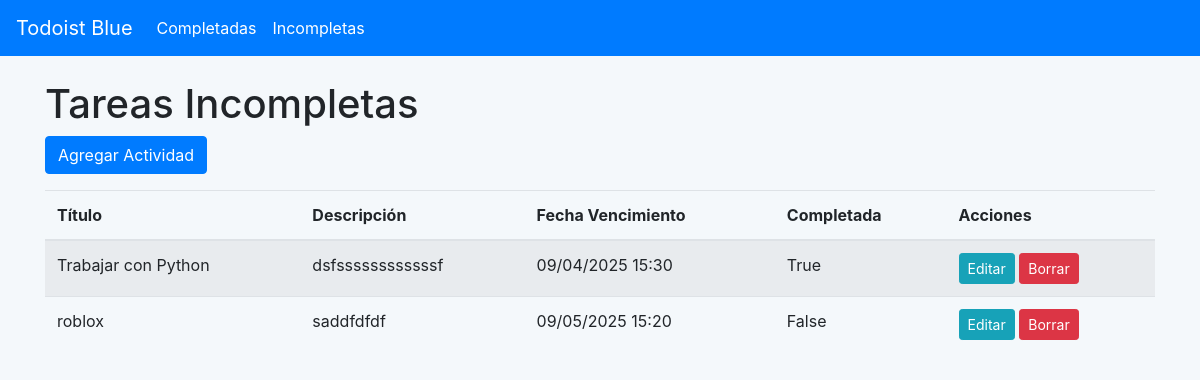
Before: / with the older database file.
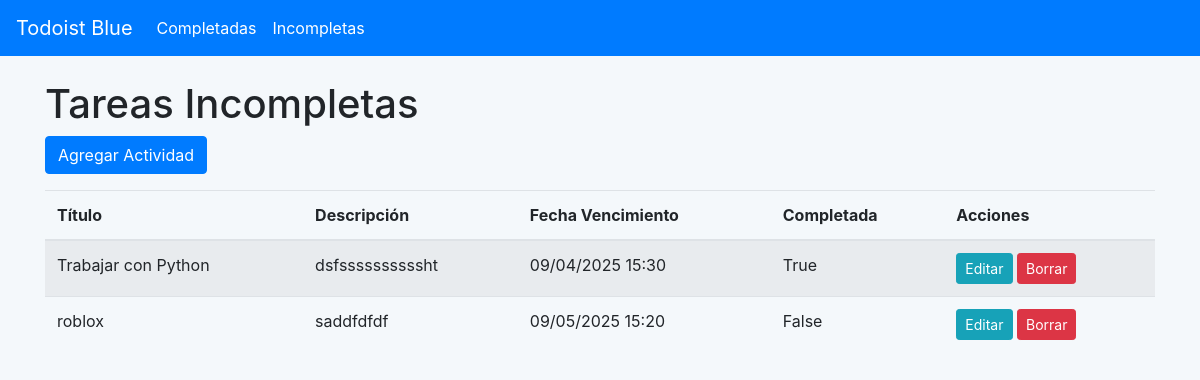
After: the same page with the newer database file.
### tareas/models.py (models this page shows, shortened)
class Actividad(models.Model):
    titulo = models.CharField(max_length=200)
    descripcion = models.TextField(blank=True, null=True)
    fecha_creacion = models.DateTimeField(auto_now_add=True)
    fecha_vencimiento = models.DateTimeField(blank=True, null=True)
    completada = models.BooleanField(default=False)

### tareas/views.py (the view)
# urls.py: path("", ActividadListView.as_view(), name="actividad_list"),
class ActividadListView(ListView):
    model = Actividad
    template_name = "tareas/actividad_list.html"
    context_object_name = "actividades"

### tareas/templates/tareas/actividad_list.html
{% extends "base.html" %}
{% block content %}
<h1>
    {% if actividad_completada %}
        Tareas Completadas
    {% else %}
        Tareas Incompletas
    {% endif %}
</h1>
<a href="{% url 'actividad_create' %}" class="btn btn-primary mb-3">Agregar Actividad</a>
<table class="table table-striped">
    <thead>
        <tr>
            <th>Título</th>
            <th>Descripción</th>
            <th>Fecha Vencimiento</th>
            <th>Completada</th>
            <th>Acciones</th>
        </tr>
    </thead>
    <tbody>
        {% for actividad in actividades %}
        <tr>
            <td>{{ actividad.titulo }}</td>
            <td>{{ actividad.descripcion }}</td>
            <td>{{ actividad.fecha_vencimiento|date:"d/m/Y H:i" }}</td>
            <td>{{ actividad.completada }}</td>
            <td>
                <a href="{% url 'actividad_update' actividad.pk %}" class="btn btn-info btn-sm">Editar</a>
                <a href="{% url 'actividad_delete' actividad.pk %}" class="btn btn-danger btn-sm">Borrar</a>
            </td>
        </tr>
        {% endfor %}
    </tbody>
</table>
{% endblock %}

Changed rows visible on the page:
changed Actividad "Trabajar con Python": descripcion "dsfssssssssssssf" → "dsfssssssssssht"
